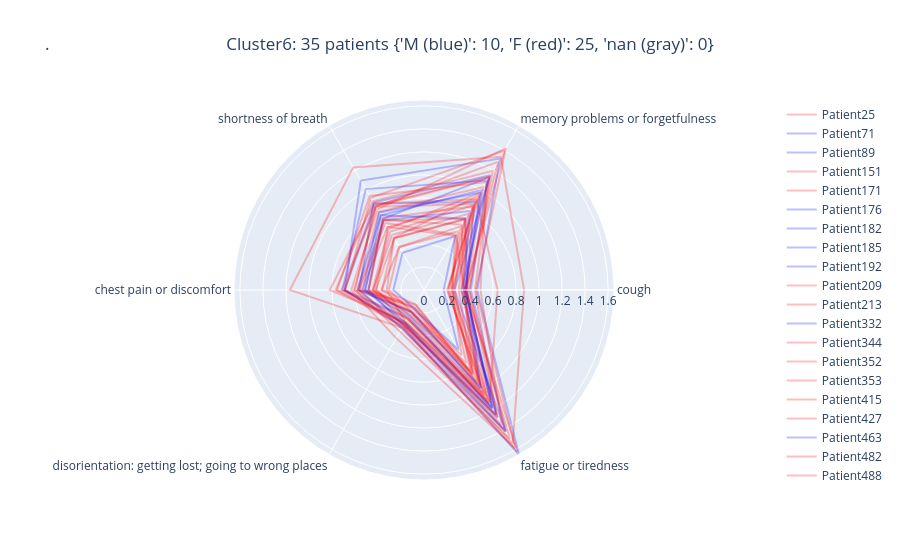

Notebook code for this chart:
### Code cell
star_chart_per_patient(6)

### Figure 1 — Plotly figure (JSON) as saved in the notebook; plotly's stock layout.template omitted (floating-point values rounded to 4 significant figures)
{"data": [{"line": {"color": "rgb(255,0,0)"}, "mode": "lines", "name": "Patient25", "opacity": 0.25, "r": [0.3659, 1.033, 0.7842, 0.5783, 0.3494, 1.181, 0.3659, 0.3659], "theta": ["cough", "memory problems or forgetfulness", "shortness of breath", "chest pain or discomfort", "disorientation: getting lost; going to wrong places", "fatigue or tiredness", "cough"], "type": "scatterpolar"}, {"line": {"color": "rgb(0,0,255)"}, "mode": "lines", "name": "Patient71", "opacity": 0.25, "r": [0.4068, 1.098, 1.012, 0.7086, 0.337, 1.42, 0.4068, 0.4068], "theta": ["cough", "memory problems or forgetfulness", "shortness of breath", "chest pain or discomfort", "disorientation: getting lost; going to wrong places", "fatigue or tiredness", "cough"], "type": "scatterpolar"}, {"line": {"color": "rgb(0,0,255)"}, "mode": "lines", "name": "Patient89", "opacity": 0.25, "r": [0.2644, 1.152, 0.8776, 0.5616, 0.3871, 1.419, 0.2644, 0.2644], "theta": ["cough", "memory problems or forgetfulness", "shortness of breath", "chest pain or discomfort", "disorientation: getting lost; going to wrong places", "fatigue or tiredness", "cough"], "type": "scatterpolar"}, {"line": {"color": "rgb(255,0,0)"}, "mode": "lines", "name": "Patient151", "opacity": 0.25, "r": [0.214, 0.7129, 0.5185, 0.3649, 0.1437, 0.918, 0.214, 0.214], "theta": ["cough", "memory problems or forgetfulness", "shortness of breath", "chest pain or discomfort", "disorientation: getting lost; going to wrong places", "fatigue or tiredness", "cough"], "type": "scatterpolar"}, {"line": {"color": "rgb(255,0,0)"}, "mode": "lines", "name": "Patient171", "opacity": 0.25, "r": [0.2455, 0.589, 0.4305, 0.3706, 0.1937, 0.6546, 0.2455, 0.2455], "theta": ["cough", "memory problems or forgetfulness", "shortness of breath", "chest pain or discomfort", "disorientation: getting lost; going to wrong places", "fatigue or tiredness", "cough"], "type": "scatterpolar"}, {"line": {"color": "rgb(0,0,255)"}, "mode": "lines", "name": "Patient176", "opacity": 0.25, "r": [0.3635, 0.8836, 0.8657, 0.6904, 0.278, 1.192, 0.3635, 0.3635], "theta": ["cough", "memory problems or forgetfulness", "shortness of breath", "chest pain or discomfort", "disorientation: getting lost; going to wrong places", "fatigue or tiredness", "cough"], "type": "scatterpolar"}, {"line": {"color": "rgb(0,0,255)"}, "mode": "lines", "name": "Patient182", "opacity": 0.25, "r": [0.3244, 1.13, 0.7149, 0.4837, 0.354, 1.279, 0.3244, 0.3244], "theta": ["cough", "memory problems or forgetfulness", "shortness of breath", "chest pain or discomfort", "disorientation: getting lost; going to wrong places", "fatigue or tiredness", "cough"], "type": "scatterpolar"}, {"line": {"color": "rgb(0,0,255)"}, "mode": "lines", "name": "Patient185", "opacity": 0.25, "r": [0.4626, 1.318, 1.099, 0.6896, 0.3668, 1.651, 0.4626, 0.4626], "theta": ["cough", "memory problems or forgetfulness", "shortness of breath", "chest pain or discomfort", "disorientation: getting lost; going to wrong places", "fatigue or tiredness", "cough"], "type": "scatterpolar"}, {"line": {"color": "rgb(0,0,255)"}, "mode": "lines", "name": "Patient192", "opacity": 0.25, "r": [0.3776, 0.7181, 0.749, 0.5783, 0.2183, 0.9845, 0.3776, 0.3776], "theta": ["cough", "memory problems or forgetfulness", "shortness of breath", "chest pain or discomfort", "disorientation: getting lost; going to wrong places", "fatigue or tiredness", "cough"], "type": "scatterpolar"}, {"line": {"color": "rgb(255,0,0)"}, "mode": "lines", "name": "Patient209", "opacity": 0.25, "r": [0.2056, 0.9039, 0.6289, 0.4122, 0.2851, 1.026, 0.2056, 0.2056], "theta": ["cough", "memory problems or forgetfulness", "shortness of breath", "chest pain or discomfort", "disorientation: getting lost; going to wrong places", "fatigue or tiredness", "cough"], "type": "scatterpolar"}, {"line": {"color": "rgb(255,0,0)"}, "mode": "lines", "name": "Patient213", "opacity": 0.25, "r": [0.4905, 1.083, 0.9439, 0.7549, 0.3338, 1.353, 0.4905, 0.4905], "theta": ["cough", "memory problems or forgetfulness", "shortness of breath", "chest pain or discomfort", "disorientation: getting lost; going to wrong places", "fatigue or tiredness", "cough"], "type": "scatterpolar"}, {"line": {"color": "rgb(0,0,255)"}, "mode": "lines", "name": "Patient332", "opacity": 0.25, "r": [0.346, 0.7916, 0.7, 0.5144, 0.227, 0.9846, 0.346, 0.346], "theta": ["cough", "memory problems or forgetfulness", "shortness of breath", "chest pain or discomfort", "disorientation: getting lost; going to wrong places", "fatigue or tiredness", "cough"], "type": "scatterpolar"}, {"line": {"color": "rgb(255,0,0)"}, "mode": "lines", "name": "Patient344", "opacity": 0.25, "r": [0.3463, 0.5555, 0.6724, 0.563, 0.1686, 0.8507, 0.3463, 0.3463], "theta": ["cough", "memory problems or forgetfulness", "shortness of breath", "chest pain or discomfort", "disorientation: getting lost; going to wrong places", "fatigue or tiredness", "cough"], "type": "scatterpolar"}, {"line": {"color": "rgb(255,0,0)"}, "mode": "lines", "name": "Patient352", "opacity": 0.25, "r": [0.3935, 1.134, 0.837, 0.6075, 0.3484, 1.275, 0.3935, 0.3935], "theta": ["cough", "memory problems or forgetfulness", "shortness of breath", "chest pain or discomfort", "disorientation: getting lost; going to wrong places", "fatigue or tiredness", "cough"], "type": "scatterpolar"}, {"line": {"color": "rgb(255,0,0)"}, "mode": "lines", "name": "Patient353", "opacity": 0.25, "r": [0.4506, 1.422, 0.8071, 0.632, 0.4829, 1.585, 0.4506, 0.4506], "theta": ["cough", "memory problems or forgetfulness", "shortness of breath", "chest pain or discomfort", "disorientation: getting lost; going to wrong places", "fatigue or tiredness", "cough"], "type": "scatterpolar"}, {"line": {"color": "rgb(255,0,0)"}, "mode": "lines", "name": "Patient415", "opacity": 0.25, "r": [0.3233, 0.838, 0.7198, 0.4823, 0.2931, 1.094, 0.3233, 0.3233], "theta": ["cough", "memory problems or forgetfulness", "shortness of breath", "chest pain or discomfort", "disorientation: getting lost; going to wrong places", "fatigue or tiredness", "cough"], "type": "scatterpolar"}, {"line": {"color": "rgb(255,0,0)"}, "mode": "lines", "name": "Patient427", "opacity": 0.25, "r": [0.4431, 1.138, 0.85, 0.6891, 0.3472, 1.255, 0.4431, 0.4431], "theta": ["cough", "memory problems or forgetfulness", "shortness of breath", "chest pain or discomfort", "disorientation: getting lost; going to wrong places", "fatigue or tiredness", "cough"], "type": "scatterpolar"}, {"line": {"color": "rgb(0,0,255)"}, "mode": "lines", "name": "Patient463", "opacity": 0.25, "r": [0.3582, 0.9747, 0.7782, 0.5297, 0.2631, 1.182, 0.3582, 0.3582], "theta": ["cough", "memory problems or forgetfulness", "shortness of breath", "chest pain or discomfort", "disorientation: getting lost; going to wrong places", "fatigue or tiredness", "cough"], "type": "scatterpolar"}, {"line": {"color": "rgb(255,0,0)"}, "mode": "lines", "name": "Patient482", "opacity": 0.25, "r": [0.6394, 0.9113, 0.8686, 0.8184, 0.3188, 1.137, 0.6394, 0.6394], "theta": ["cough", "memory problems or forgetfulness", "shortness of breath", "chest pain or discomfort", "disorientation: getting lost; going to wrong places", "fatigue or tiredness", "cough"], "type": "scatterpolar"}, {"line": {"color": "rgb(255,0,0)"}, "mode": "lines", "name": "Patient488", "opacity": 0.25, "r": [0.2434, 0.5434, 0.6344, 0.5433, 0.1485, 0.8426, 0.2434, 0.2434], "theta": ["cough", "memory problems or forgetfulness", "shortness of breath", "chest pain or discomfort", "disorientation: getting lost; going to wrong places", "fatigue or tiredness", "cough"], "type": "scatterpolar"}, {"line": {"color": "rgb(255,0,0)"}, "mode": "lines", "name": "Patient504", "opacity": 0.25, "r": [0.3409, 0.6565, 0.7033, 0.4807, 0.1785, 0.9406, 0.3409, 0.3409], "theta": ["cough", "memory problems or forgetfulness", "shortness of breath", "chest pain or discomfort", "disorientation: getting lost; going to wrong places", "fatigue or tiredness", "cough"], "type": "scatterpolar"}, {"line": {"color": "rgb(255,0,0)"}, "mode": "lines", "name": "Patient505", "opacity": 0.25, "r": [0.2506, 0.9757, 0.6126, 0.4476, 0.3275, 1.136, 0.2506, 0.2506], "theta": ["cough", "memory problems or forgetfulness", "shortness of breath", "chest pain or discomfort", "disorientation: getting lost; going to wrong places", "fatigue or tiredness", "cough"], "type": "scatterpolar"}, {"line": {"color": "rgb(255,0,0)"}, "mode": "lines", "name": "Patient513", "opacity": 0.25, "r": [0.23, 0.6385, 0.4319, 0.3054, 0.2183, 0.7357, 0.23, 0.23], "theta": ["cough", "memory problems or forgetfulness", "shortness of breath", "chest pain or discomfort", "disorientation: getting lost; going to wrong places", "fatigue or tiredness", "cough"], "type": "scatterpolar"}, {"line": {"color": "rgb(255,0,0)"}, "mode": "lines", "name": "Patient549", "opacity": 0.25, "r": [0.8694, 1.336, 1.23, 1.166, 0.3789, 1.542, 0.8694, 0.8694], "theta": ["cough", "memory problems or forgetfulness", "shortness of breath", "chest pain or discomfort", "disorientation: getting lost; going to wrong places", "fatigue or tiredness", "cough"], "type": "scatterpolar"}, {"line": {"color": "rgb(255,0,0)"}, "mode": "lines", "name": "Patient567", "opacity": 0.25, "r": [0.1992, 0.9467, 0.5231, 0.3231, 0.3215, 1.062, 0.1992, 0.1992], "theta": ["cough", "memory problems or forgetfulness", "shortness of breath", "chest pain or discomfort", "disorientation: getting lost; going to wrong places", "fatigue or tiredness", "cough"], "type": "scatterpolar"}, {"line": {"color": "rgb(255,0,0)"}, "mode": "lines", "name": "Patient570", "opacity": 0.25, "r": [0.3609, 1.399, 0.9245, 0.6849, 0.377, 1.625, 0.3609, 0.3609], "theta": ["cough", "memory problems or forgetfulness", "shortness of breath", "chest pain or discomfort", "disorientation: getting lost; going to wrong places", "fatigue or tiredness", "cough"], "type": "scatterpolar"}, {"line": {"color": "rgb(255,0,0)"}, "mode": "lines", "name": "Patient589", "opacity": 0.25, "r": [0.3668, 1.286, 0.837, 0.6014, 0.4169, 1.492, 0.3668, 0.3668], "theta": ["cough", "memory problems or forgetfulness", "shortness of breath", "chest pain or discomfort", "disorientation: getting lost; going to wrong places", "fatigue or tiredness", "cough"], "type": "scatterpolar"}, {"line": {"color": "rgb(255,0,0)"}, "mode": "lines", "name": "Patient592", "opacity": 0.25, "r": [0.3918, 1.195, 0.8907, 0.768, 0.3632, 1.409, 0.3918, 0.3918], "theta": ["cough", "memory problems or forgetfulness", "shortness of breath", "chest pain or discomfort", "disorientation: getting lost; going to wrong places", "fatigue or tiredness", "cough"], "type": "scatterpolar"}, {"line": {"color": "rgb(255,0,0)"}, "mode": "lines", "name": "Patient667", "opacity": 0.25, "r": [0.3691, 0.8623, 0.8344, 0.7171, 0.2862, 1.12, 0.3691, 0.3691], "theta": ["cough", "memory problems or forgetfulness", "shortness of breath", "chest pain or discomfort", "disorientation: getting lost; going to wrong places", "fatigue or tiredness", "cough"], "type": "scatterpolar"}, {"line": {"color": "rgb(0,0,255)"}, "mode": "lines", "name": "Patient707", "opacity": 0.25, "r": [0.1711, 0.5388, 0.3734, 0.2663, 0.181, 0.602, 0.1711, 0.1711], "theta": ["cough", "memory problems or forgetfulness", "shortness of breath", "chest pain or discomfort", "disorientation: getting lost; going to wrong places", "fatigue or tiredness", "cough"], "type": "scatterpolar"}, {"line": {"color": "rgb(255,0,0)"}, "mode": "lines", "name": "Patient710", "opacity": 0.25, "r": [0.2474, 0.8482, 0.5856, 0.4358, 0.2491, 1.05, 0.2474, 0.2474], "theta": ["cough", "memory problems or forgetfulness", "shortness of breath", "chest pain or discomfort", "disorientation: getting lost; going to wrong places", "fatigue or tiredness", "cough"], "type": "scatterpolar"}, {"line": {"color": "rgb(255,0,0)"}, "mode": "lines", "name": "Patient729", "opacity": 0.25, "r": [0.3502, 0.715, 0.6996, 0.5691, 0.2142, 0.9553, 0.3502, 0.3502], "theta": ["cough", "memory problems or forgetfulness", "shortness of breath", "chest pain or discomfort", "disorientation: getting lost; going to wrong places", "fatigue or tiredness", "cough"], "type": "scatterpolar"}, {"line": {"color": "rgb(255,0,0)"}, "mode": "lines", "name": "Patient748", "opacity": 0.25, "r": [0.3025, 0.761, 0.5537, 0.4437, 0.251, 0.8385, 0.3025, 0.3025], "theta": ["cough", "memory problems or forgetfulness", "shortness of breath", "chest pain or discomfort", "disorientation: getting lost; going to wrong places", "fatigue or tiredness", "cough"], "type": "scatterpolar"}, {"line": {"color": "rgb(0,0,255)"}, "mode": "lines", "name": "Patient788", "opacity": 0.25, "r": [0.3534, 1.002, 0.7498, 0.5094, 0.3302, 1.247, 0.3534, 0.3534], "theta": ["cough", "memory problems or forgetfulness", "shortness of breath", "chest pain or discomfort", "disorientation: getting lost; going to wrong places", "fatigue or tiredness", "cough"], "type": "scatterpolar"}, {"line": {"color": "rgb(255,0,0)"}, "mode": "lines", "name": "Patient815", "opacity": 0.25, "r": [0.2671, 0.7101, 0.5201, 0.4185, 0.2218, 0.8047, 0.2671, 0.2671], "theta": ["cough", "memory problems or forgetfulness", "shortness of breath", "chest pain or discomfort", "disorientation: getting lost; going to wrong places", "fatigue or tiredness", "cough"], "type": "scatterpolar"}], "layout": {"title": {"text": ".\t\t\t\t\t\t\t\t\t\t\t\t\t\t\t\t\t\t\t\t\t\t\t\t\t\t\t\t\t\t\t\t\t\t\t\t\t\t\t\tCluster6: 35 patients {'M (blue)': 10, 'F (red)': 25, 'nan (gray)': 0}"}}}
